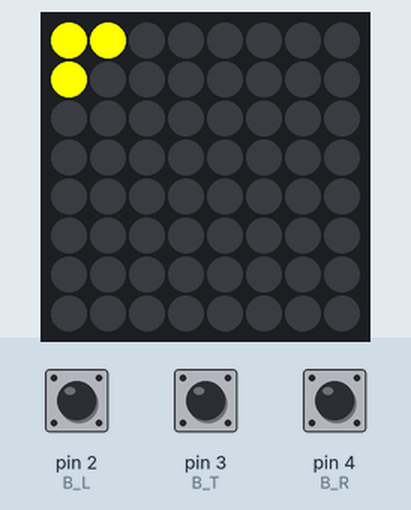
Bench run of a sketch on a simulated Arduino Uno, built with avr-gcc and run on an emulated ATmega328P. Shown: 8×8 RGB LED matrix (first LED top left, wired row by row). The inputs (shaded band) are chosen by the test bench; at power-on: pin 3 (B_T) HIGH, pin 4 (B_R) HIGH, pin 2 (B_L) HIGH. Random numbers use the default seed unless the sketch sets one; what the sketch prints to the serial monitor is not drawn.

Above: at 1.2 s.
1.3 s: pin 3 (B_T) pulled LOW for 3.2 s
At 1.6 s:
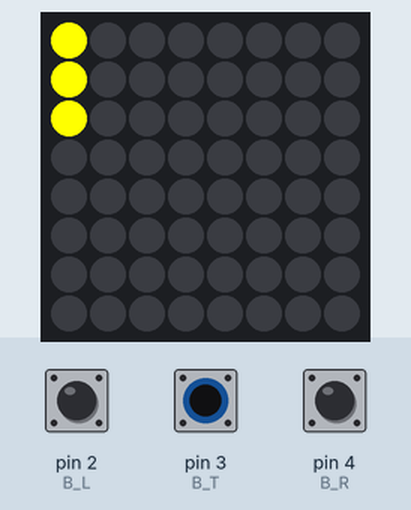
6.0 s: pin 4 (B_R) pulled LOW for 3.2 s
At 10.0 s:
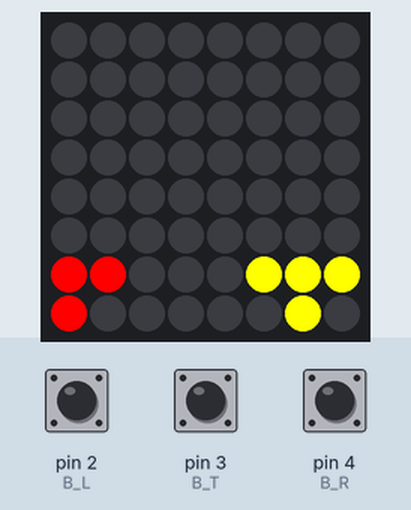
10.7 s: pin 2 (B_L) pulled LOW for 1 s
At 13.0 s:
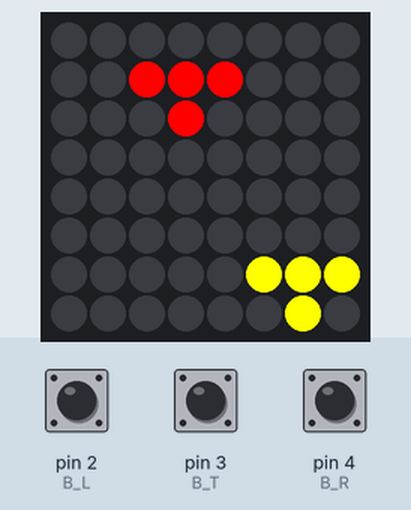
13.2 s: pin 2 (B_L) pulled LOW for 0.15 s
At 16.1 s:
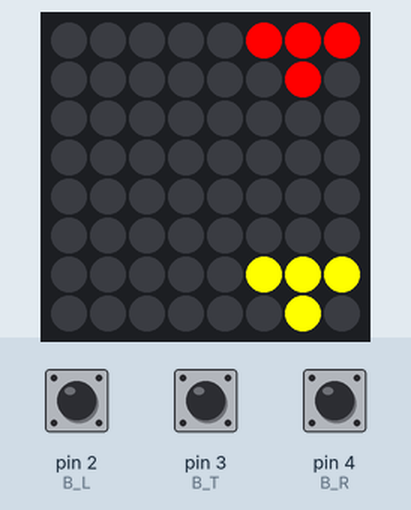
16.3 s: pin 3 (B_T) pulled LOW for 0.15 s
At 19.2 s:
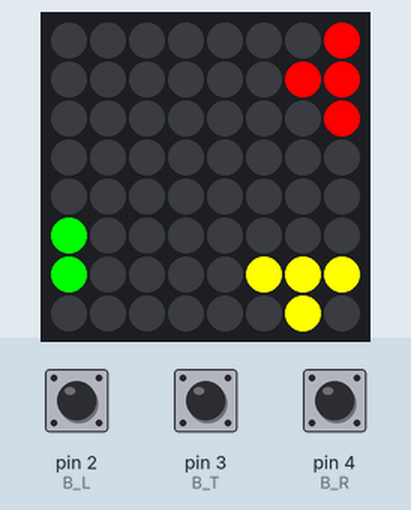
19.4 s: pin 4 (B_R) pulled LOW for 0.15 s
At 19.9 s:
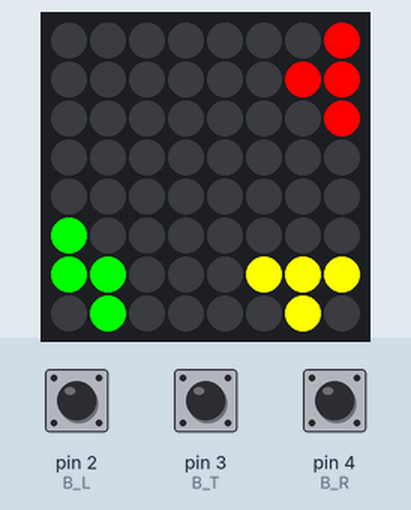
Timing chart, 0 to 22.1 s (numbered marks = the images above; inputs shaded):
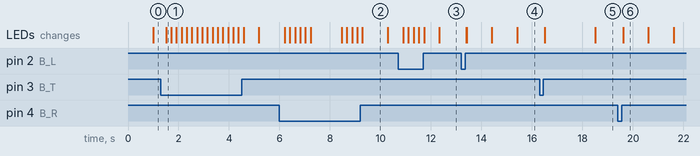

Measured:
- what the display in image 2 shows lasts 1.0 s, from 9.3 s to 10.3 s

The sketch:

tetris8x8_color.ino
```cpp
#include <Wire.h>
#include <Adafruit_GFX.h>
#include "Adafruit_LEDBackpack.h"

//Buttons for controlling the pieces
#define B_R		4
#define B_L		2
#define	B_T		3

#define ROW_OFFSET	2 //this is a direct offset pushing current_map up two rows
#define COL_OFFSET	1 //this is direct offset pushing the current_map right one row

Adafruit_BicolorMatrix matrix = Adafruit_BicolorMatrix();

//This map defines a boarder around an 8x8 tetris panel
uint16_t current_map [12] = {
	0x0201,
	0x0201,

	0x0201,
	0x0201,
	0x0201,
	0x0201,
	0x0201,
	0x0201,
	0x0201,
	0x0201,

	0xFFFF,
	0x0000
};

uint16_t red_map [12] = {
	0x0201,
	0x0201,

	0x0201,
	0x0201,
	0x0201,
	0x0201,
	0x0201,
	0x0201,
	0x0201,
	0x0201,

	0xFFFF,
	0x0000
};

uint16_t green_map [12] = {
	0x0201,
	0x0201,

	0x0201,
	0x0201,
	0x0201,
	0x0201,
	0x0201,
	0x0201,
	0x0201,
	0x0201,

	0xFFFF,
	0x0000
};

uint32_t thisTime, lastTime;		//takes care of interval timing
uint8_t row_count = 0;				//keeps track of which row is being addressed
uint8_t shift_left = 1;				//tracks horizonatal location of piece, starts with a 1 offset
uint8_t angle = 0;					//tracks four orienations of piece
uint8_t piece_id = 0;				//tracks which piece is being addressed
uint8_t color = 0;

const char piece_I[12] = {
	B00000000,
	B00000111,
	B00000000,

	B00000010,
	B00000010,
	B00000010,

	B00000000,
	B00000111,
	B00000000,

	B00000010,
	B00000010,
	B00000010,
};

const char piece_T[12] = {
	B00000001,
	B00000011,
	B00000001,

	B00000010,
	B00000111,
	B00000000,

	B00000010,
	B00000011,
	B00000010,

	B00000000,
	B00000111,
	B00000010,
};

const char piece_L[12] = {
	B00000001,
	B00000001,
	B00000011,

	B00000100,
	B00000111,
	B00000000,

	B00000011,
	B00000010,
	B00000010,

	B00000000,
	B00000111,
	B00000001,
};

const char piece_Z[12] = {
	B00000100,
	B00000110,
	B00000010,

	B00000011,
	B00000110,
	B00000000,

	B00000010,
	B00000011,
	B00000001,

	B00000000,
	B00000011,
	B00000110,
};


const char *pieces[4] = {
	piece_T,
	piece_I,
	piece_Z,
	piece_L
};

const char *piece;

//This tests the placement of a piece by attempting to add it. You need to test collision()
//before adding a piece.  If you add a piece before running collision(), than collision
//will always return true.
bool collision() {
	int collision = false;
	for (int row = 0; row < 3; row++) {
		if (current_map[row + row_count] & (piece[row + (angle*3)] << shift_left)) {
			collision = true;
		}
	}
	return collision;
}

void add_piece() {
	for (int row = 0; row < 3; row++) {
		current_map[row + row_count] |= (piece[row + (angle*3)] << shift_left);
		if (color == 1) red_map[row + row_count] |= (piece[row + (angle*3)] << shift_left);
		if (color == 2) green_map[row + row_count] |= (piece[row + (angle*3)] << shift_left);
	}
}

void remove_piece() {
	for (int row = 0; row < 3; row++) {
		current_map[row + row_count] &= ~(piece[row + (angle*3)] << shift_left);
		if (color == 1) red_map[row + row_count] &= ~(piece[row + (angle*3)] << shift_left);
		if (color == 2) green_map[row + row_count] &= ~(piece[row + (angle*3)] << shift_left);
	}
}

//This removes complete rows and shifts the map down one
bool remove_row() {
	for (int row = 0; row < 8; row++) {
		if ((current_map[row+ROW_OFFSET] & (0x0FF<<COL_OFFSET)) == (0x0FF<<COL_OFFSET)) {
			for (int map_row = row+ROW_OFFSET; map_row > 0; map_row--) {
				current_map[map_row] = current_map[map_row-1];
				red_map[map_row] = current_map[map_row-1];
				green_map[map_row] = current_map[map_row-1];
			}
			return true;
		}
	}
}

void print_map() {
	for (int row = 0; row < 8; row++) {
		for (int col = 0; col < 8; col++) {
			if (current_map[row+ROW_OFFSET] & 1<<col+COL_OFFSET) {
				if (red_map[row+ROW_OFFSET] & 1<<col+COL_OFFSET)
					matrix.drawPixel(row, col, LED_RED);
				else if (green_map[row+ROW_OFFSET] & 1<<col+COL_OFFSET)
					matrix.drawPixel(row, col, LED_GREEN);
				else
					matrix.drawPixel(row, col, LED_YELLOW);
			} else {
				matrix.drawPixel(row, col, LED_OFF);
			}
		}
	}
}
/*
//This prints the current_map to the display
void print_map() {
	for (int row = 0; row < 8; row++) {
		for (int col = 0; col < 8; col++) {
			if (current_map[row+ROW_OFFSET] & 1<<col+COL_OFFSET) {
				matrix.drawPixel(row, col, LED_GREEN);
			} else {
				matrix.drawPixel(row, col, LED_OFF);
			}
		}
	}
}
*/
//NEXT NEED TO ADD POINT SYSTEM AND GAME OVER SEQUENCE
void setup() {
	Serial.begin(9600);
	Serial.println("8x8 LED Matrix Test");

	pinMode(B_R, INPUT_PULLUP);
	pinMode(B_L, INPUT_PULLUP);
	pinMode(B_T, INPUT_PULLUP);

	matrix.begin(0x70);
	matrix.writeDisplay();

	piece = pieces[piece_id];
	randomSeed(analogRead(0));
}

void loop() {
	thisTime = millis();
	if ((thisTime - lastTime) >= 1000) {
		lastTime = thisTime;
		row_count++;
		if (collision() == false) {
			add_piece();
		}
		else {
			row_count--;
			add_piece();
			row_count = 0;
			if (color++ >= 2) color = 0;
			piece_id = random(0,4);
			piece = pieces[piece_id];
			shift_left = random(1, 7);
			remove_row();
		}
		print_map();
		remove_piece();
	}
	else if (!digitalRead(B_R)) {
		shift_left++;
		delay(200);
		if (collision() == false) {
			add_piece();
		}
		else {
			shift_left--;
			add_piece();
		}
		print_map();
		remove_piece();
	}
	else if (!digitalRead(B_L)) {
		shift_left--;
		delay(200);
		if (collision() == false) {
			add_piece();
		}
		else {
			shift_left++;
			add_piece();
		}
		print_map();
		remove_piece();
	}
	else if (!digitalRead(B_T)) {
		if (++angle >= 4) angle = 0;
		delay(200);
		if (collision() == false) {
			add_piece();
		}
		else {
			if (--angle < 0) angle = 0;
			add_piece();
		}
		print_map();
		remove_piece();
	}
	matrix.writeDisplay();
}
```
